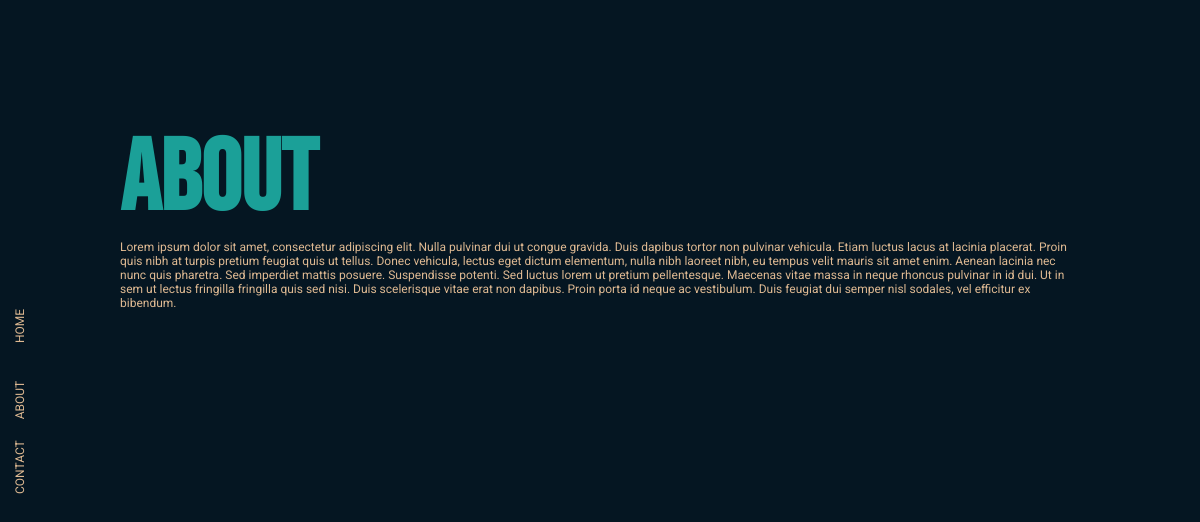
/about, run on the app's committed database.
### app.py (models this page shows)
class Sections(db.Model):
    id = db.Column(db.Integer, primary_key = True)
    name = db.Column(db.String, unique = True, nullable = False)
    disp_name = db.Column(db.String, nullable = False, default = name)
    url = db.Column(db.String, nullable = False)
    icon = db.Column(db.String, nullable = False)
    is_active = db.Column(db.Boolean, default = True)

class About(db.Model):
    id = db.Column(db.Integer, primary_key = True)
    text = db.Column(db.Text, nullable = False)
    default = db.Column(db.Boolean, nullable = False)

### app.py (the view)
@app.route('/about')
def about():
    data = None
    section = Sections.query.filter_by(name = "about", is_active = True).first()
    sections = None
    if section is not None:
        sections = Sections.query.filter_by(is_active = True).all()
        data = About.query.filter_by(default = True).first()
    return render_template("about.html", data = data, sections = sections)

### templates/about.html
{% extends 'index.html' %}
{% block section %}
<div class="content about" id="about">
	<h1>ABOUT</h1>
	<p>
	{{ data.text }}
	</p>
</div>
{% endblock %}

### templates/index.html (shortened to what this page needs)
<html>
	<head>
		<link rel="stylesheet" href="static/css/index.css">
	</head>
<body>
	<nav>
		<div class="navbar">
			{% for section in sections %}
			<a class="links" href="{{ section.url }}">{{ section.disp_name }}</a>
			{% endfor %}
		</div>
	</nav>
	<div class="outer-wrapper">
		<div class="inner-wrapper">
        {% block section %}
        {% endblock %}
		</div>
	</div>
</body>
</html>

### static/css/index.css (style rules this page uses)
:root { --background: #051622; --foreground: #DEB992; --highlight: #1BA098; --secondary-highlight: #036862; }
* { margin: 0px; padding: 0px; }
body { background-color: var(--background); color: var(--foreground); font-family: "Roboto"; font-size: 12px; }
h1, h2, h3, h3, h5, h6 { font-family: "Bebas Neue"; color: var(--highlight); }
h1 { font-size: 100px; }
nav { position: fixed; top: 0%; left: 0%; z-index: 1000; height: 100%; width: 40px; }
.navbar { height: 100%; display: flex; flex-direction: column; justify-content: center; }
.navbar a { color: var(--foreground); text-decoration: none; text-align: center; text-transform: uppercase; margin: 30px 0px; transform: rotateZ(-90deg); }
.content { height: 100vh; width: 100vw; padding: 10%; }
.inner-wrapper { display: flex; flex-direction: row; width: 100vw; transform: rotate(90deg) translateY(-100vh); transform-origin: top left; }
.outer-wrapper { position: absolute; width: 100vh; height: 100vw; transform: rotate(-90deg) translateX(-100vh); transform-origin: top left; overflow-y: scroll; overflow-x: hidden; scrollbar-width: none; -ms-overflow-style: none; }

### data on the page
Sections: disp_name "HOME"
Sections: disp_name "ABOUT"
Sections: disp_name "CONTACT"
About: text "Lorem ipsum dolor sit amet, consectetur adipiscing elit. Nulla pulvinar dui ut congue gravida. Duis dapibus tortor non pulvinar vehicula. Etiam luctus lacus at lacinia placerat. Proin quis nibh at turpis pretium feugiat quis ut tellus. Donec vehicula, lectus eget dictum elementum, nulla nibh laoreet nibh, eu tempus velit mauris sit amet enim. Aenean lacinia nec nunc quis pharetra. Sed imperdiet mattis posuere. Suspendisse potenti. Sed luctus lorem ut pretium pellentesque. Maecenas vitae massa in neque rhoncus pulvinar in id dui. Ut in sem ut lectus fringilla fringilla quis sed nisi. Duis scelerisque vitae erat non dapibus. Proin porta id neque ac vestibulum. Duis feugiat dui semper nisl…"
